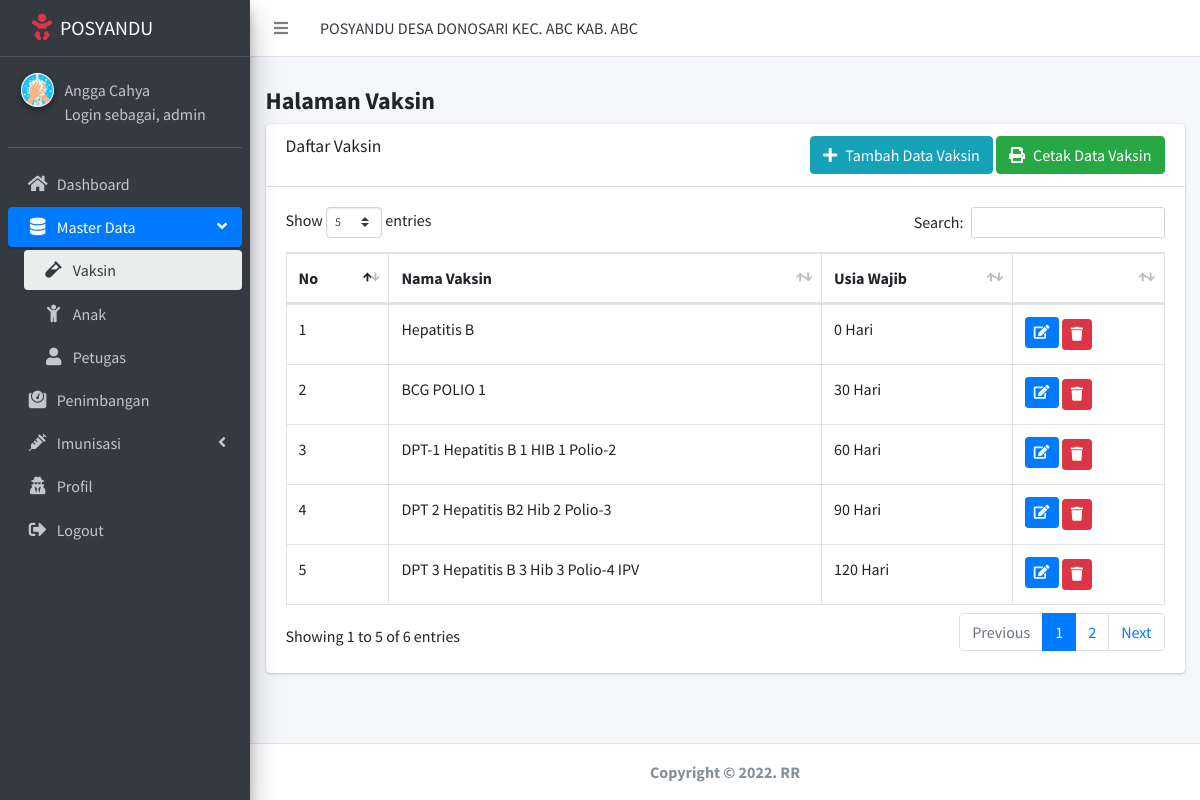
Page /index.php?hal=vaksin (signed in) on the committed database.
### tables this page shows
CREATE TABLE `ref_vaksin` (
  `id_vaksin` int(11) NOT NULL,
  `nama_vaksin` varchar(50) NOT NULL,
  `usia_vaksin` int(11) NOT NULL
);

### vaksin.php (the view, shortened to what this page needs)
<?php
include 'koneksi.php';
$data = mysqli_query($koneksi, "SELECT * FROM ref_vaksin");
?>
<h4 class="font-weight-bold">Halaman Vaksin</h4>
<div class="card">
  <div class="card-header">
    <h2 class="card-title">Daftar Vaksin</h2>
    <div class="float-right">
      <a href ="?hal=vaksin&aksi=tambah" class="btn btn-info"><i class="fas fa-plus mr-2"></i>Tambah Data Vaksin</a>
      <button class="btn btn-success" onclick="window.open('lap_vaksin.php','mywindow', 'width=900px, height=800px')"><i class="fas fa-print mr-2"></i>Cetak Data Vaksin</button>
    </div>
  </div>
  <div class="card-body">
    <div class="table-responsive">
      <table id="example" class="table table-bordered" >
        <thead>
          <tr>
            <th>No</th>
            <th>Nama Vaksin</th>
            <th>Usia Wajib</th>
            <th></th>
          </tr>
        </thead>
        <tbody>
          <?php $no =1; ?>
          <?php foreach ($data as $result ): ?>
            <tr>
              <td><?= $no; ?></td>
              <td><?= $result['nama_vaksin']; ?></td>
              <td><?= $result['usia_vaksin']; ?> Hari </td>
              <td>
                <a href="?hal=vaksin&aksi=edit&id=<?= $result['id_vaksin'];?>" class="btn btn-primary btn-sm mb-1"  data-toggle="tooltip" data-placement="top" title="Edit Data"><i class="fas fa-edit"></i></a>
                <a href="hapus_vaksin.php?id=<?= $result['id_vaksin']; ?>" class="btn btn-danger btn-sm hapus"  data-toggle="tooltip" data-placement="top" title="Hapus Data" onclick="return confirm('Apakah data ini akan dihapus?')"><i class="fas fa-trash"></i></a>
              </td>
            </tr>
            <?php $no++; ?>
          <?php endforeach; ?>
        </tbody>
      </table>
    </div>
  </div>
</div>

### rows in the picture
ref_vaksin: nama_vaksin "Hepatitis B", usia_vaksin "0"
ref_vaksin: nama_vaksin "BCG POLIO 1", usia_vaksin "30"
ref_vaksin: nama_vaksin "DPT-1 Hepatitis B 1 HIB 1 Polio-2", usia_vaksin "60"
ref_vaksin: nama_vaksin "DPT 2 Hepatitis B2 Hib 2 Polio-3", usia_vaksin "90"
ref_vaksin: nama_vaksin "DPT 3 Hepatitis B 3 Hib 3 Polio-4 IPV", usia_vaksin "120"

### other values in the picture
$_SESSION["nama"] "Angga Cahya"
$_SESSION["level"] "admin"
date ('Y') "2022"
